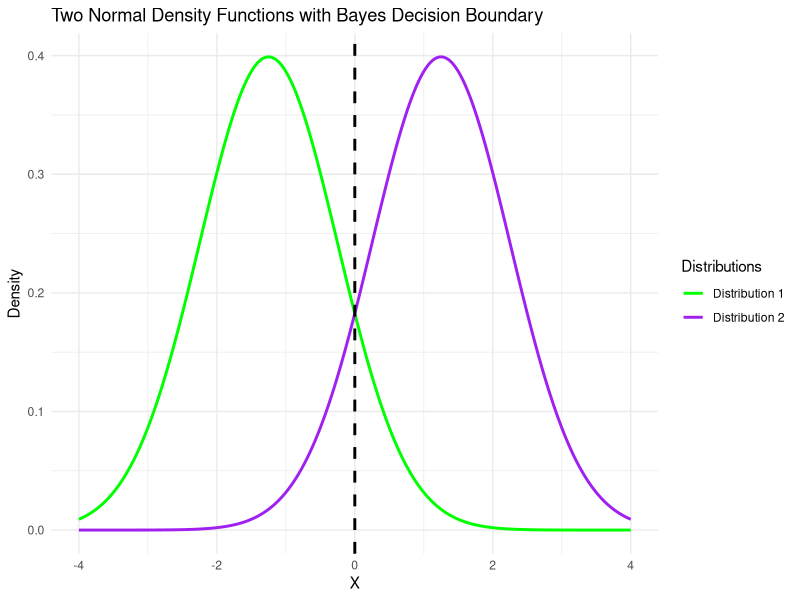
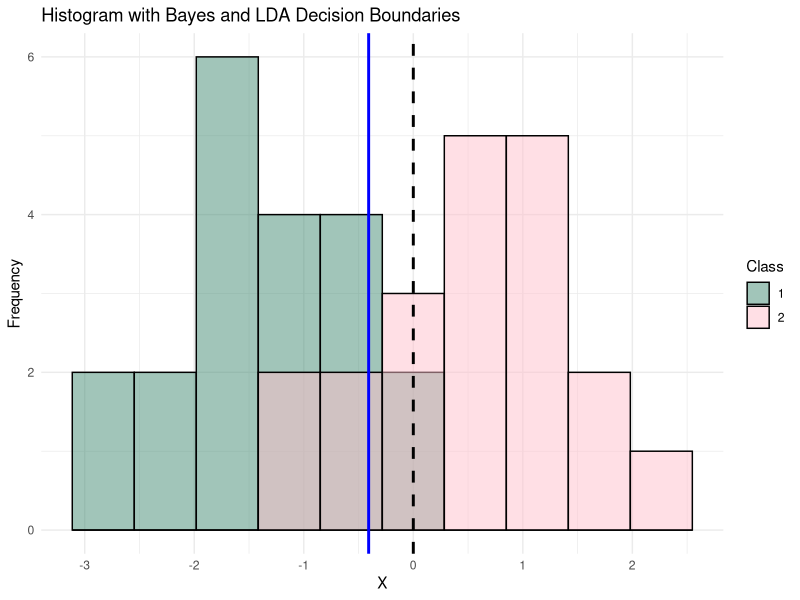

The R script that drew these images, in order:
## ---- chunk 1
# Graph 1

# install.packages("ggplot2")

library(ggplot2)

# Define the parameters for the normal density functions
mean1 <- -1.25
sd1 <- 1
mean2 <- 1.25
sd2 <- 1

d1 <- function(x) {
  dnorm(x, mean1, sd1)
}

d2 <- function(x) {
  dnorm(x, mean2, sd2)
}

x <- seq(-4, 4, by = 0.01)

decision_boundary <- (log(sd2) - log(sd1) + (mean1^2/(2*sd1^2)) - (mean2^2/(2*sd2^2))) / (mean2/sd2^2 - mean1/sd1^2)

ggplot(data.frame(x), aes(x)) +
  geom_line(aes(y = d1(x), color = "Distribution 1"), linewidth = 1) +
  geom_line(aes(y = d2(x), color = "Distribution 2"), linewidth = 1) +
  geom_vline(aes(xintercept = decision_boundary), linetype="dashed", color="black", linewidth = 1) +
  scale_color_manual(values = c("Distribution 1" = "green", "Distribution 2" = "purple")) +
  labs(title = "Two Normal Density Functions with Bayes Decision Boundary",
       x = "X", y = "Density", color = "Distributions") +
  theme_minimal()
## ---- chunk 2
# Graph 2

# install.packages("MASS")

library(ggplot2)
library(MASS)

mean1 <- -1.25
sd1 <- 1
mean2 <- 1.25
sd2 <- 1

set.seed(10) # for reproducibility
samples1 <- rnorm(20, mean1, sd1)
samples2 <- rnorm(20, mean2, sd2)

training_data <- data.frame(
  x = c(samples1, samples2),
  class = factor(rep(1:2, each = 20))
)
lda_model <- lda(class ~ x, data = training_data)

lda_boundary <- lda_model$means[2] - (diff(lda_model$means) / 2)

bayes_boundary <- (log(sd2) - log(sd1) + (mean1^2/(2*sd1^2)) - (mean2^2/(2*sd2^2))) / (mean2/sd2^2 - mean1/sd1^2)

ggplot(training_data, aes(x = x, fill = class)) +
  geom_histogram(position = "identity", bins = 10, alpha = 0.5, color="black") +  
  geom_vline(aes(xintercept = bayes_boundary), linetype="dashed", color="black", linewidth = 1) +
  geom_vline(aes(xintercept = lda_boundary), linetype="solid", color="blue", linewidth = 1) +
  scale_fill_manual(values = c("1" = "aquamarine4", "2" = "pink")) +
  labs(title = "Histogram with Bayes and LDA Decision Boundaries",
       x = "X", y = "Frequency", fill = "Class") +
  theme_minimal()
